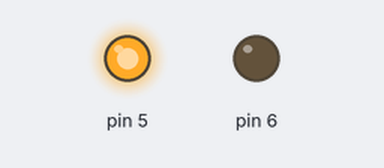
A sketch run on a simulated Arduino Uno, built with avr-gcc and run on an emulated ATmega328P. On the bench: output pins drawn as LEDs (lit = HIGH). Pins used as bus, display or sensor lines are not drawn; what the sketch prints to the serial monitor is not drawn.

Above: at 0.1 s.
Timing chart, 0 to 1.6 s (numbered marks = the images above):
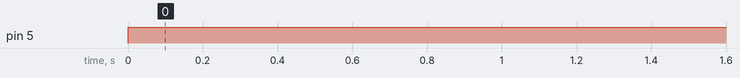

Measured:
- by itself, pin 5: LOW → HIGH at 0.00 s

The sketch:

XY_Axis_Move.ino
```cpp
int steps = 1;
int stopAt = 2000; // 1000 steps ~ 125 millimeters

int stepperDelay = 200;

void setup()
{
  Serial.begin(9600);

  pinMode(2, OUTPUT);
  pinMode(5, OUTPUT);
  pinMode(3, OUTPUT);
  pinMode(6, OUTPUT);

  Serial.println("SETUP");
}

void loop()
{

  if (steps < stopAt)
  {
    steps++;
    //      Serial.print("STEP ");
    //      Serial.println(steps);

    // X-AXIS MOVEMENT (SINGLE MOTOR) - 5 IS DIRECTION, 2 IS STEP
    digitalWrite(5, HIGH);
    digitalWrite(2, HIGH);
    delayMicroseconds(stepperDelay);
    digitalWrite(2, LOW);
    delayMicroseconds(stepperDelay);

    // Y-AXIS MOVEMENT (DUAL MOTOR) - 6 IS DIRECTION, 3 IS STEP
    digitalWrite(6, LOW);
    digitalWrite(3, HIGH);
    delayMicroseconds(stepperDelay);
    digitalWrite(3, LOW);
    delayMicroseconds(stepperDelay);
  }
}
```
